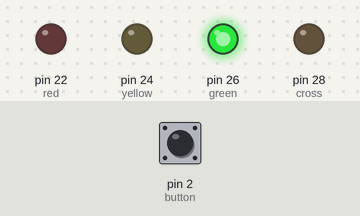
A sketch run on a simulated Arduino Mega 2560, built with avr-gcc and run on an emulated ATmega2560. Parts: output pins drawn as LEDs (lit = HIGH). The inputs (shaded band) are chosen by the test bench; at power-on: pin 2 (button) HIGH.

Above: at 1.2 s.
1.3 s: pin 2 (button) pulled LOW for 0.15 s
At 2.1 s:
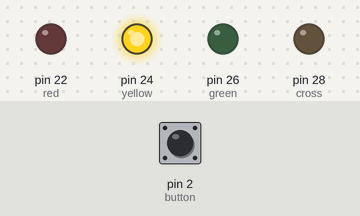
At 4.8 s:
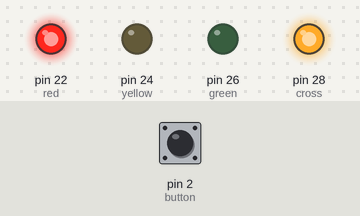
Timing chart, 0 to 16.4 s (numbered marks = the images above; inputs shaded):
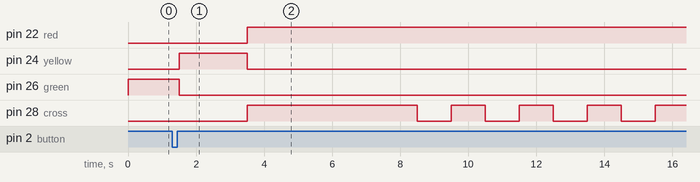

Measured:
- after the input at 1.3 s, pin 28 (cross): LOW → HIGH after 2.2 s, then repeats every 2.0 s: LOW 1.0 s, HIGH 1.0 s

The sketch:

2_OneTrafficLight.ino
```cpp
/*
 * This is the original code of the professor for one traffic light case!
 * ---------------------------------------------
 * Created by Dr. Roman Lopez.
 * ---------------------------------------------
 */

#define cross 28      // Pin for pedestrain light
#define red 22        // Pin for red light
#define yellow 24     // Pin for yellow light
#define green 26      // Pin for green light
#define button 2      // Pin for pedestrian button
#define delayTime 500 // The delay times to detect the button
// The time-constants for each of the lights
#define greenTime 5
#define yellowTime 3
#define redTime 5

volatile int buttonState = 0; // I think this was not used throughout the code!
int i = 0;  // Varibale to act as the i of the FORs
int flag;   // Flag for interrupt
int lightState;   // The state of the lights of the traffic light

void setup()
{
  pinMode(cross, OUTPUT);
  pinMode(red, OUTPUT);
  pinMode(yellow, OUTPUT);
  pinMode(green, OUTPUT);
  pinMode(button, INPUT);

  attachInterrupt(digitalPinToInterrupt(button), setFlag, LOW); //Attached the Interrupt subroutine
  Serial.begin(9600);
  flag = 0;
}

void loop()
{
LOOP:
  //Set the state flag, 1=green, 2=yellow, 3=red
  //Set green ON, ref and Yellow OFF
  //Green state
  digitalWrite(red, LOW);
  digitalWrite(yellow, LOW);
  digitalWrite(green, HIGH);
  digitalWrite(cross, LOW);
  for (i = 0; i <= greenTime; i++)
  {
    delay(delayTime);
    if (flag == 1)
    {
      lightState = 1;
      Pedestrian();
      goto LOOP;
    }
  }

  digitalWrite(green, LOW);
  digitalWrite(yellow, HIGH);
  for (i = 0; i <= redTime; i++)
  {
    delay(delayTime);
    if (flag == 1)
    {
      lightState = 2;
      Pedestrian();
      goto LOOP;
    }
  }

  digitalWrite(yellow, LOW);
  digitalWrite(red, HIGH);
  for (i = 0; i <= yellowTime; i++)
  {
    delay(delayTime);
    if (flag == 1)
    {
      lightState = 3;
      Pedestrian();
      goto LOOP;
    }
  }
}
/*
 * Function to set the interrupt flag of the traffic light to 1.
 */
void setFlag(void)
{
  flag = 1;
}
void Pedestrian(void)
{
  switch (lightState)
  {
    case 1: // Case for when traffic light is GREEN.
      {
        digitalWrite(green, LOW);
        digitalWrite(yellow, HIGH);
        delay(2000);
        digitalWrite(yellow, LOW);
        digitalWrite(red, HIGH);
        digitalWrite(cross, HIGH);
        delay(5000);
        break;
      }

    case 2: // Case for when traffic light is YELLOW.
      {
        delay(1500);
        digitalWrite(yellow, LOW);
        digitalWrite(red, HIGH);
        digitalWrite(cross, HIGH);
        delay(5000);
        break;
      }

    case 3: // Case for when traffic light is RED.
      {
        digitalWrite(red, HIGH);
        digitalWrite(cross, HIGH);
        delay(3000);
        break;
      }

    default : {};
  }

  for (i = 0; i <= 5; i++) // For to turn on and off intermitently the pedestrian light for 1 second each time.
  {
    digitalWrite(cross, LOW);
    delay(1000);
    digitalWrite(cross, HIGH);
    delay(1000);
  }
  flag = 0; // Reset the interrupt flag of the predestrian.
}
```
